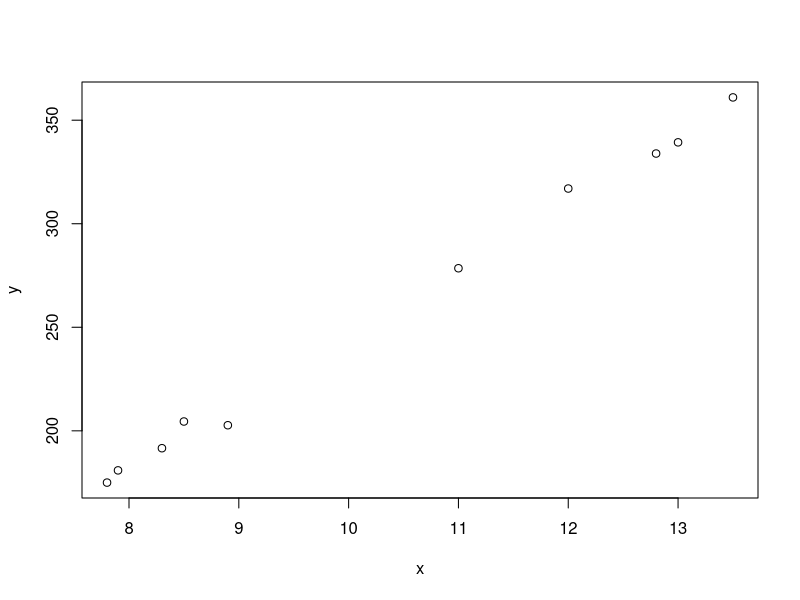
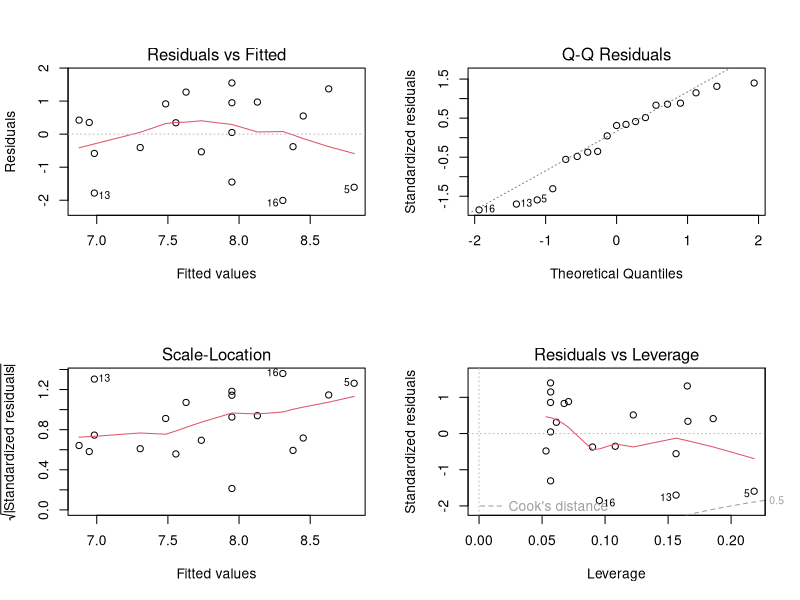
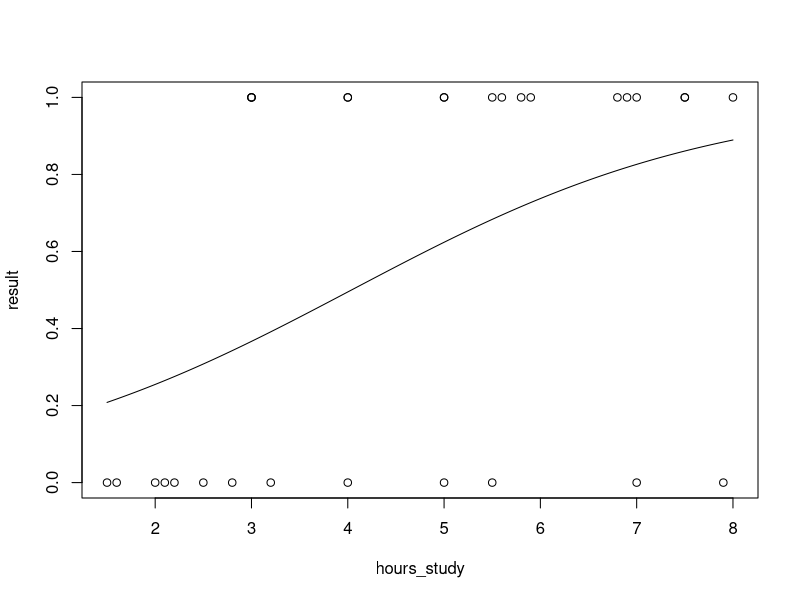

R code for these plots, in order:
##Pearson Correlation Manually##
x=c(13,13.5,12,12.8,11,7.8,7.9,8.3,8.5,8.9)
y=c(339.3,361,317,333.9,278.5,175,180.9,191.6,204.5,202.7)
df<-data.frame(x,y)
df
plot(x,y)
num_first=sum(x*y)
num_first
n=10
num_second=n*mean(x)*mean(y)
num_second
num_third=sqrt(sum(x^2)-n*(mean(x)^2))
num_third
num_fourth=sqrt(sum(y^2)-n*(mean(y)^2))
num_fourth
pearson_Correlation=(num_first-num_second)/(num_third*num_fourth)
pearson_Correlation

##Pearson Correlation with cor function##
cor(df,method="pearson")

##Test of Significance for Correlation Coefficient Manually##
t=abs(pearson_Correlation)/sqrt((1-pearson_Correlation^2)/(n-2))
t
p_value=pt(t,8,lower.tail=FALSE)
p_value

##Test of Significance for Correlation Coefficient with cor.test function##
cor.test(df$x,df$y,method="pearson")

##Spearman Rank Correlation Manually##
score_x=c(7.1,7.4,7.9,6.3,8.3,9.6,7.6,8.8,5.9,6.6)
score_y=c(61,53,76,47,73,77,69,81,43,36)
rank_score_x=rank(-score_x)
rank_score_x
rank_score_y=rank(-score_y)
rank_score_y
df1<-data.frame(score_x,score_y,rank_score_x,rank_score_y)
df1
di_square=(rank_score_x-rank_score_y)^2
di_square
n=10
spearman_correlation=1-(6*sum(di_square)/(n*(n^2-1)))
spearman_correlation

##Spearman Correlation with cor function##
cor(df1$score_x,df1$score_y,method="spearman")

##Test of Significance for Correlation Coefficient with cor.test function##
cor.test(score_x,score_y,method="spearman")

##Point Bi-serial Rank Correlation Manually##
love_animal=c(0,0,1,1,1,0,0,1,1,1)
EI=c(67,77,98,95,85,68,71,89,82,79)
df2=data.frame(love_animal,EI)
df2
Mp=mean(subset(EI,df2$love_animal=="1"))
Mp
Mq=mean(subset(EI,df2$love_animal=="0"))
Mq
SD=sd(EI)
SD
count=table(df2$love_animal)
count
p=count[2]/n
p
q=count[1]/n
q
point_bi_serl_corr=((Mp-Mq)/SD)*sqrt(p*q)
point_bi_serl_corr

##Phi Correlation Manually##
vc=c(1,1,1,1,1,0,0,0,0,0)
ef=c(1,1,1,0,0,0,0,0,1,1)
df3=data.frame(vc,ef)
df3
A=table(df3$vc==0,df3$ef=="1")
A                                   ## 1st row (FALSE->vc=1, TRUE->vc=0)##
				    ## 1st column (FALSE->ef=0, TRUE->ef=1
Phi_correl=(A[1]*A[4]-A[2]*A[3])/sqrt((A[1]+A[2])*(A[3]+A[4])*(A[1]+A[3])*(A[2]*A[4]))
Phi_correl

##Simple Linear Regression##
BW=c(176,176,190,176,200,167,188,195,176,165,158,148,149,163,170,186,146,181,149)
LW=c(6.5,9.5,9.0,8.9,7.2,8.9,8,10,8,7.9,6.9,7.3,5.2,8.4,7.2,6.3,7.3,9.1,6.4)
df4=data.frame(BW,LW)
SLR<-lm(LW~BW,data=df4)
summary(SLR)
predict_LW=1.64975+0.03579*150
predict_LW
par(mfrow=c(2,2))
plot(SLR)

##Binary Logistic Regression##
hours_study=c(2,2.5,4,5,8,4,3,2.2,7,3,3,5,7.5,3.2,5.5,7,7.9,5,4,1.5,5.5,5.9,6.9,5.6,1.6,5.8,2.8,2.1,6.8,7.5)
result=c(0,0,1,1,1,0,1,0,0,1,1,1,1,0,0,1,0,0,1,0,1,1,1,1,0,1,0,0,1,1)
df5=data.frame(hours_study,result)
df5
binary_reg_model=glm(result~hours_study,family=binomial(link="logit"))
summary(binary_reg_model)
exp(coef(binary_reg_model))
c1=seq(min(hours_study),max(hours_study),0.01)
c2=predict(binary_reg_model,list(hours_study=c1),type="response")
par(mfrow=c(1,1))
plot(hours_study,result)
lines(c1,c2)